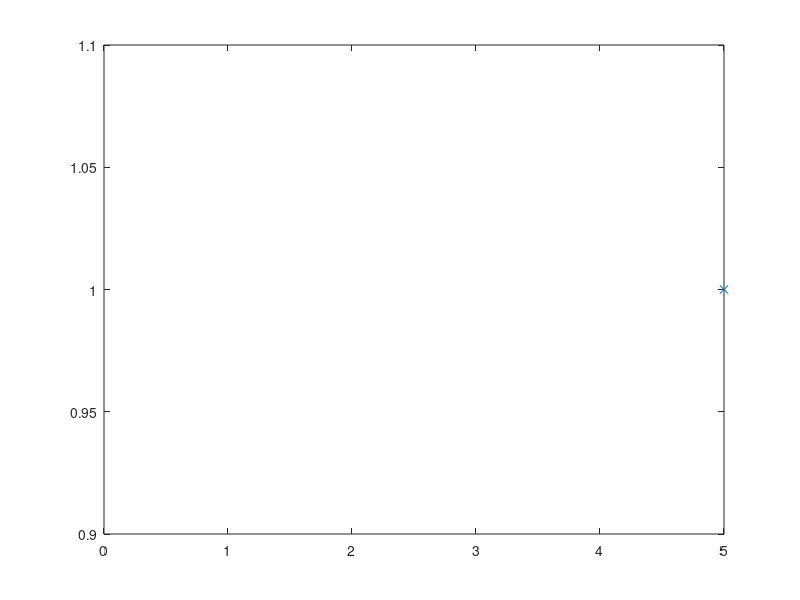

Reproduce this figure in MATLAB.
clear all;

p = input("probability of success: ");
N = input("number of simulations: ");
n = input("number of trials: ");

for i = 1:N
    % the ith simulation
    X(i) = 0;
    for j = 1:n
        % the ith trial
        U = rand;
        X(i) = X(i) + (U < p);
    end
end

U_X = unique(X);
n_X = hist(X, length(U_X));
relative_freq = n_X / N;

X
n_X
[U_X;relative_freq]

plot(U_X, relative_freq, 'x', 0:n, binopdf(0:n, n, p), 'o');